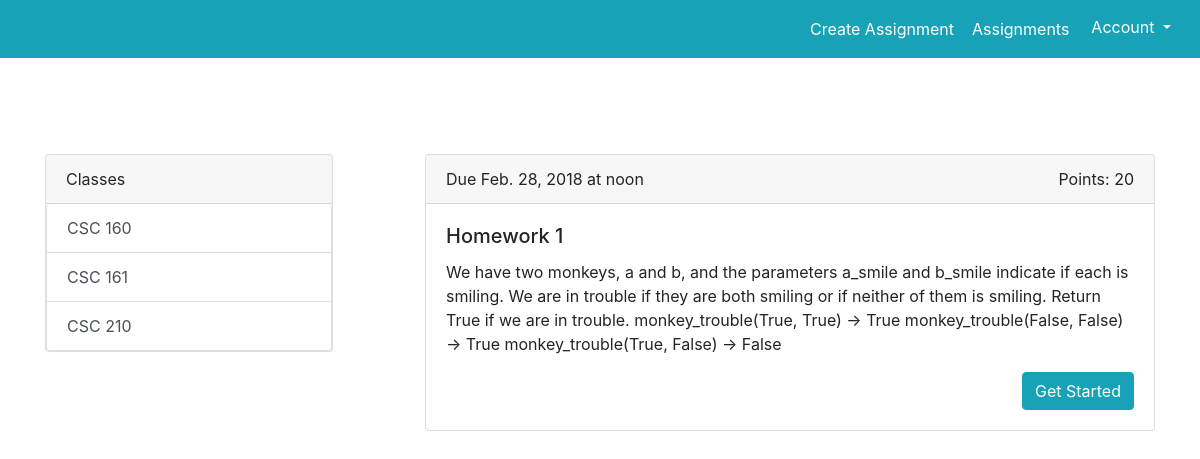
/assignments/ (signed in), run on an earlier commit of the app's database.
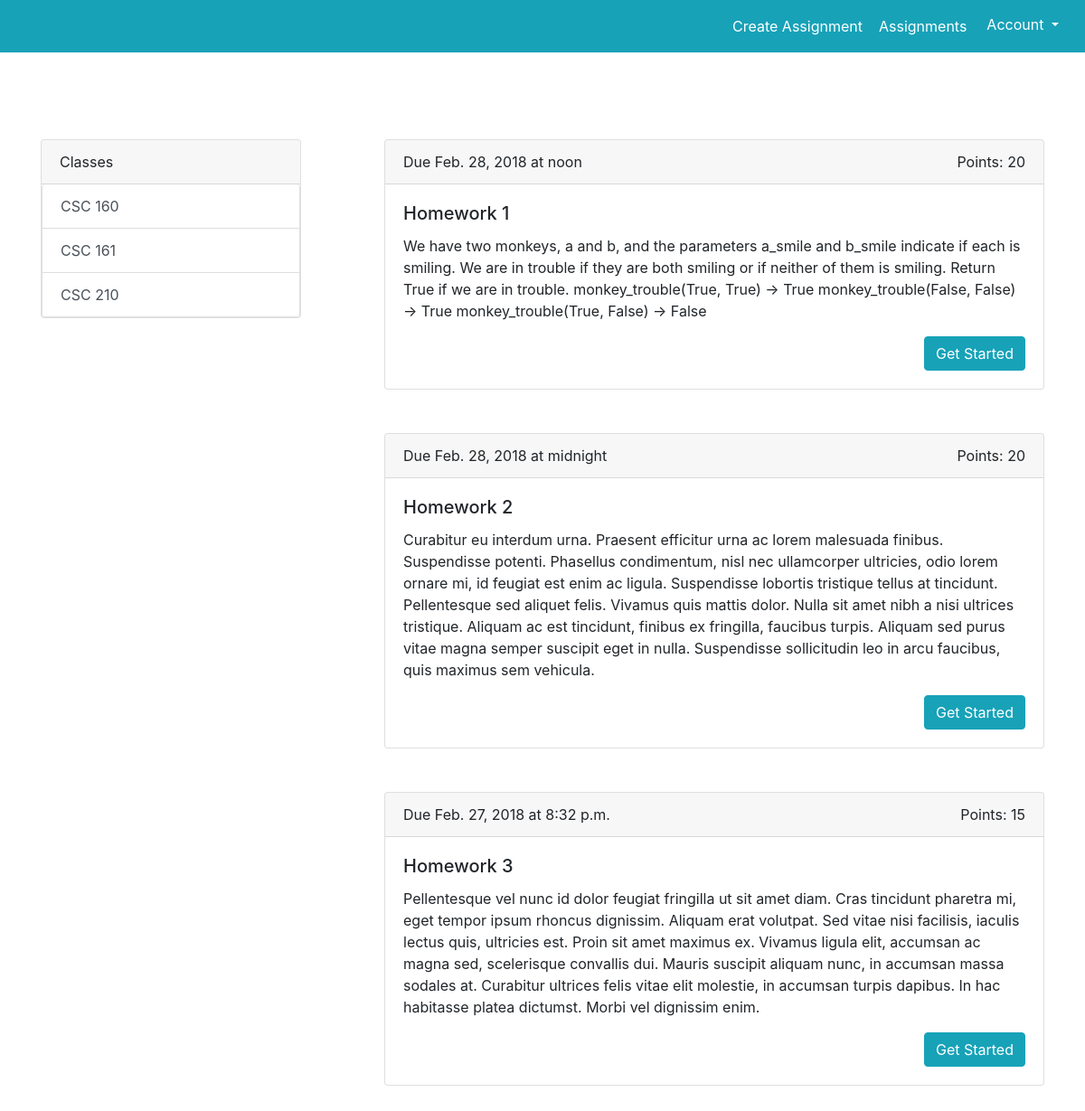
And on a later commit of the database.
### mainapp/models.py (models this page shows, shortened)
class Assignment(models.Model):
    title = models.CharField(max_length=128, unique=True)
    points = models.IntegerField(default=0, blank=True)
    description = models.TextField(blank=True)
    date_due = models.DateField(blank=True)
    time_due = models.TimeField(blank=True)
    inputs = models.TextField()
    outputs = models.TextField()
    function_definition = models.CharField(max_length=128)
    comment_to_code_ratio = models.IntegerField(default=0, blank=True,
                    help_text="This number represents the percentage of \
                    characters that are within comments, compared to the \
                    entire body of code")
    slug = models.SlugField(unique=True)
    course = models.ForeignKey(Course)
    instruction_file = models.ManyToManyField(InstructionFile, blank=True)

### mainapp/views.py (the view)
# urls.py: url(r'^assignments/', include('mainapp.urls'))
@login_required
def assignments(request):
	assignment_list = Assignment.objects.all()
	context_dict = {'assignments': assignment_list}
	return render(request, 'mainapp/assignments.html', context_dict)

### templates/mainapp/assignments.html (shortened to what this page needs)
<!DOCTYPE html>
{% load staticfiles %}
<html lang="en">
  <head>
    <link rel="stylesheet" href="https://maxcdn.bootstrapcdn.com/bootstrap/4.0.0-beta.3/css/bootstrap.min.css">
    <link rel="stylesheet" href="https://cdnjs.cloudflare.com/ajax/libs/animate.css/3.5.2/animate.min.css">
  </head>
  <body>
      <nav class="bg-info navbar navbar-expand-lg navbar-light justify-content-end">
          <div class="navbar-nav">
            {% if perms.assignment.can_add_assignment %}
            <a class="btn btn-info text-white nav-item nav-link" href="/assignments/">Create Assignment</a>
            {% endif %}
            <a class="btn btn-info text-white nav-item nav-link" href="/assignments/">Assignments</a>
            <div class="dropdown">
                <button class="btn btn-info dropdown-toggle" type="button" id="dropdownMenuButton" data-toggle="dropdown" aria-haspopup="true" aria-expanded="false">
                    Account
                </button>
            </div>
          </div>
      </nav>
      <div class="container pt-5">
          <div class="row justify-content-between">
              <div class="col-md-auto mt-5">
                  <div class="card" style="width: 18rem;">
                      <div class="card-header">
                          Classes
                      </div>
                      <div class="list-group">
                          <a href="" class="list-group-item list-group-item-action">CSC 160</a>
                          <a href="" class="list-group-item list-group-item-action">CSC 161</a>
                          <a href="" class="list-group-item list-group-item-action">CSC 210</a>
                      </div>
                  </div>
              </div>
              <div class="animated bounceInUp col col-lg-8 mb-5">
                  {% if assignments %}
                  {% for assignment in assignments %}
                      <div class="card mt-5">
                          <div class="card-header">
                              <div>
                                  Due {{ assignment.date_due }} at {{ assignment.time_due }}
                                  <div class="float-right">
                                      Points: {{ assignment.points }}
                                  </div>
                              </div>
                          </div>
                          <div class="card-body">
                              <h5 class="card-title">{{ assignment.title }}</h5>
                              <p class="card-text">{{ assignment.description }}</p>
                              <a href="{{ assignment.slug }}" class="btn btn-primary float-right btn-info">Get Started</a>
                          </div>
                      </div>
                  {% endfor %}
              </div>
          </div>
          {% else %}
          <div class="display-3 text-center mt-4"> Homework will be posted momentarily </div>
          {% endif %}
        </div>
</body>
</html>

What changed in the data, as far as the page shows it:
added Assignment: date_due "Feb. 28, 2018", time_due "midnight", points "20", title "Homework 2", description "Curabitur eu interdum urna. Praesent efficitur urna ac lorem malesuada finibus. Suspendisse potenti. Phasellus condimentum, nisl nec ullamcorper ultricies, odio lorem ornare mi, id feugiat est enim ac ligula. Suspendisse lobortis tristique tellus at tincidunt. Pellentesque sed aliquet felis. Vivamus quis mattis dolor. Nulla sit amet nibh a nisi ultrices tristique. Aliquam ac est tincidunt, finibus ex fringilla, faucibus turpis. Aliquam sed purus vitae magna semper suscipit eget in nulla. Suspendisse sollicitudin leo in arcu faucibus, quis maximus sem vehicula."
added Assignment: date_due "Feb. 27, 2018", time_due "8:32 p.m.", points "15", title "Homework 3", description "Pellentesque vel nunc id dolor feugiat fringilla ut sit amet diam. Cras tincidunt pharetra mi, eget tempor ipsum rhoncus dignissim. Aliquam erat volutpat. Sed vitae nisi facilisis, iaculis lectus quis, ultricies est. Proin sit amet maximus ex. Vivamus ligula elit, accumsan ac magna sed, scelerisque convallis dui. Mauris suscipit aliquam nunc, in accumsan massa sodales at. Curabitur ultrices felis vitae elit molestie, in accumsan turpis dapibus. In hac habitasse platea dictumst. Morbi vel dignissim enim."
